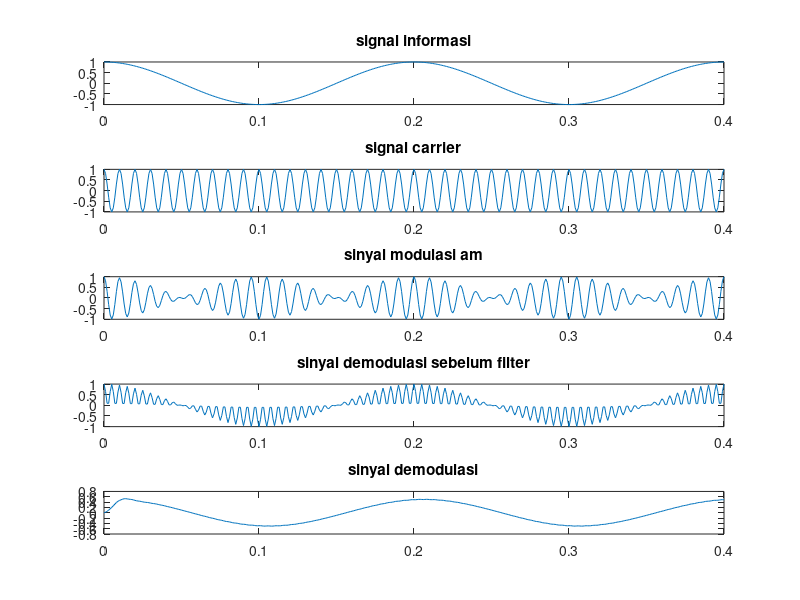

MATLAB code to generate this figure:
close all

ac = 1;
fc = 100;
fs = 10*fc;
ts = 1/fs;

fi = 5 ;
ti = 1/fi;
 
t = 0 : ts : 2*ti;
sc = ac*cos(2*pi*fc*t);
subplot(5,1,2)
plot(t,sc)
title('signal carrier');

Ai = 1 ;

si = Ai*cos(2*pi*fi*t);
subplot(5,1,1)
plot(t,si)
title('signal informasi')

s_am = si.*sc;
subplot(5,1,3)
plot (t,s_am)
title('sinyal modulasi am')

s_dm = s_am.*sc;
subplot(5,1,4)
plot (t, s_dm)
title('sinyal demodulasi sebelum filter')


[b,a] = butter(3,1*fc/fs);
r_flt = filter(b,a,s_dm);
subplot(5,1,5)
plot (t, r_flt)
title('sinyal demodulasi')


